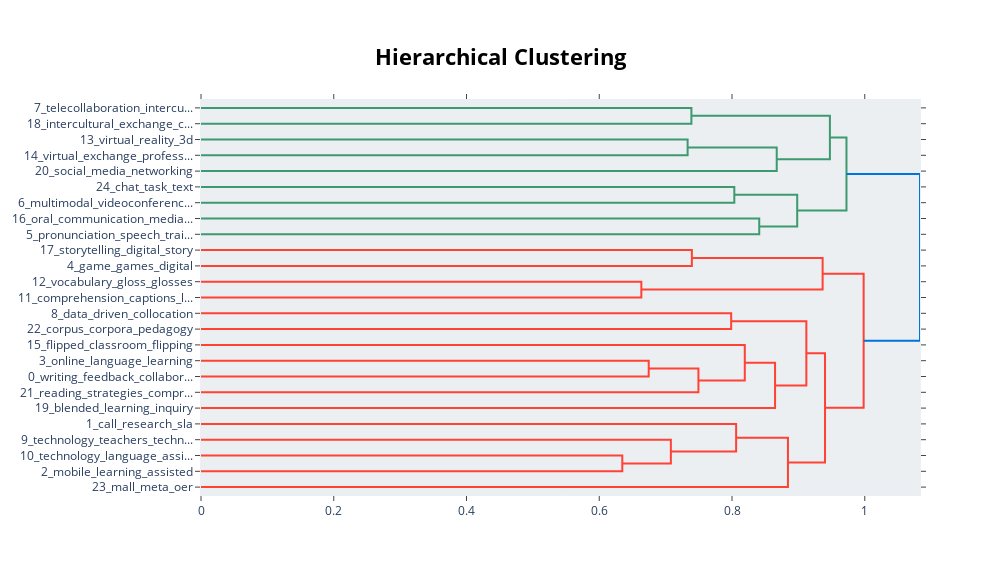

Source (notebook cell):
### Code cell
model.visualize_hierarchy()

### Figure 1 — Plotly figure (JSON) as saved in the notebook; plotly's stock layout.template omitted (floating-point values rounded to 4 significant figures)
{"data": [{"hoverinfo": "text", "marker": {"color": "rgb(61,153,112)"}, "mode": "lines", "type": "scatter", "x": [0, 0.7388, 0.7388, 0], "xaxis": "x", "y": [-5, -5, -15, -15], "yaxis": "y"}, {"hoverinfo": "text", "marker": {"color": "rgb(61,153,112)"}, "mode": "lines", "type": "scatter", "x": [0, 0.7331, 0.7331, 0], "xaxis": "x", "y": [-25, -25, -35, -35], "yaxis": "y"}, {"hoverinfo": "text", "marker": {"color": "rgb(61,153,112)"}, "mode": "lines", "type": "scatter", "x": [0.7331, 0.8674, 0.8674, 0], "xaxis": "x", "y": [-30, -30, -45, -45], "yaxis": "y"}, {"hoverinfo": "text", "marker": {"color": "rgb(61,153,112)"}, "mode": "lines", "type": "scatter", "x": [0.7388, 0.9475, 0.9475, 0.8674], "xaxis": "x", "y": [-10, -10, -37.5, -37.5], "yaxis": "y"}, {"hoverinfo": "text", "marker": {"color": "rgb(61,153,112)"}, "mode": "lines", "type": "scatter", "x": [0, 0.8035, 0.8035, 0], "xaxis": "x", "y": [-55, -55, -65, -65], "yaxis": "y"}, {"hoverinfo": "text", "marker": {"color": "rgb(61,153,112)"}, "mode": "lines", "type": "scatter", "x": [0, 0.841, 0.841, 0], "xaxis": "x", "y": [-75, -75, -85, -85], "yaxis": "y"}, {"hoverinfo": "text", "marker": {"color": "rgb(61,153,112)"}, "mode": "lines", "type": "scatter", "x": [0.8035, 0.8982, 0.8982, 0.841], "xaxis": "x", "y": [-60, -60, -80, -80], "yaxis": "y"}, {"hoverinfo": "text", "marker": {"color": "rgb(61,153,112)"}, "mode": "lines", "type": "scatter", "x": [0.9475, 0.9724, 0.9724, 0.8982], "xaxis": "x", "y": [-23.75, -23.75, -70, -70], "yaxis": "y"}, {"hoverinfo": "text", "marker": {"color": "rgb(255,65,54)"}, "mode": "lines", "type": "scatter", "x": [0, 0.7395, 0.7395, 0], "xaxis": "x", "y": [-95, -95, -105, -105], "yaxis": "y"}, {"hoverinfo": "text", "marker": {"color": "rgb(255,65,54)"}, "mode": "lines", "type": "scatter", "x": [0, 0.6634, 0.6634, 0], "xaxis": "x", "y": [-115, -115, -125, -125], "yaxis": "y"}, {"hoverinfo": "text", "marker": {"color": "rgb(255,65,54)"}, "mode": "lines", "type": "scatter", "x": [0.7395, 0.9365, 0.9365, 0.6634], "xaxis": "x", "y": [-100, -100, -120, -120], "yaxis": "y"}, {"hoverinfo": "text", "marker": {"color": "rgb(255,65,54)"}, "mode": "lines", "type": "scatter", "x": [0, 0.7987, 0.7987, 0], "xaxis": "x", "y": [-135, -135, -145, -145], "yaxis": "y"}, {"hoverinfo": "text", "marker": {"color": "rgb(255,65,54)"}, "mode": "lines", "type": "scatter", "x": [0, 0.6745, 0.6745, 0], "xaxis": "x", "y": [-165, -165, -175, -175], "yaxis": "y"}, {"hoverinfo": "text", "marker": {"color": "rgb(255,65,54)"}, "mode": "lines", "type": "scatter", "x": [0.6745, 0.7494, 0.7494, 0], "xaxis": "x", "y": [-170, -170, -185, -185], "yaxis": "y"}, {"hoverinfo": "text", "marker": {"color": "rgb(255,65,54)"}, "mode": "lines", "type": "scatter", "x": [0, 0.8192, 0.8192, 0.7494], "xaxis": "x", "y": [-155, -155, -177.5, -177.5], "yaxis": "y"}, {"hoverinfo": "text", "marker": {"color": "rgb(255,65,54)"}, "mode": "lines", "type": "scatter", "x": [0.8192, 0.8649, 0.8649, 0], "xaxis": "x", "y": [-166.2, -166.2, -195, -195], "yaxis": "y"}, {"hoverinfo": "text", "marker": {"color": "rgb(255,65,54)"}, "mode": "lines", "type": "scatter", "x": [0.7987, 0.912, 0.912, 0.8649], "xaxis": "x", "y": [-140, -140, -180.6, -180.6], "yaxis": "y"}, {"hoverinfo": "text", "marker": {"color": "rgb(255,65,54)"}, "mode": "lines", "type": "scatter", "x": [0, 0.6347, 0.6347, 0], "xaxis": "x", "y": [-225, -225, -235, -235], "yaxis": "y"}, {"hoverinfo": "text", "marker": {"color": "rgb(255,65,54)"}, "mode": "lines", "type": "scatter", "x": [0, 0.7079, 0.7079, 0.6347], "xaxis": "x", "y": [-215, -215, -230, -230], "yaxis": "y"}, {"hoverinfo": "text", "marker": {"color": "rgb(255,65,54)"}, "mode": "lines", "type": "scatter", "x": [0, 0.8062, 0.8062, 0.7079], "xaxis": "x", "y": [-205, -205, -222.5, -222.5], "yaxis": "y"}, {"hoverinfo": "text", "marker": {"color": "rgb(255,65,54)"}, "mode": "lines", "type": "scatter", "x": [0.8062, 0.8843, 0.8843, 0], "xaxis": "x", "y": [-213.8, -213.8, -245, -245], "yaxis": "y"}, {"hoverinfo": "text", "marker": {"color": "rgb(255,65,54)"}, "mode": "lines", "type": "scatter", "x": [0.912, 0.9401, 0.9401, 0.8843], "xaxis": "x", "y": [-160.3, -160.3, -229.4, -229.4], "yaxis": "y"}, {"hoverinfo": "text", "marker": {"color": "rgb(255,65,54)"}, "mode": "lines", "type": "scatter", "x": [0.9365, 0.9983, 0.9983, 0.9401], "xaxis": "x", "y": [-110, -110, -194.8, -194.8], "yaxis": "y"}, {"hoverinfo": "text", "marker": {"color": "rgb(0,116,217)"}, "mode": "lines", "type": "scatter", "x": [0.9724, 1.083, 1.083, 0.9983], "xaxis": "x", "y": [-46.88, -46.88, -152.4, -152.4], "yaxis": "y"}], "layout": {"autosize": false, "height": 575, "hoverlabel": {"bgcolor": "white", "font": {"family": "Rockwell", "size": 16}}, "hovermode": "closest", "plot_bgcolor": "#ECEFF1", "showlegend": false, "title": {"font": {"color": "Black", "size": 22}, "text": "<b>Hierarchical Clustering</b>", "x": 0.5, "xanchor": "center", "yanchor": "top"}, "width": 1000, "xaxis": {"mirror": "allticks", "rangemode": "tozero", "showgrid": false, "showline": true, "showticklabels": true, "ticks": "outside", "type": "linear", "zeroline": false}, "yaxis": {"mirror": "allticks", "range": [-250, 0], "rangemode": "tozero", "showgrid": false, "showline": true, "showticklabels": true, "tickmode": "array", "ticks": "outside", "ticktext": ["7_telecollaboration_intercu...", "18_intercultural_exchange_c...", "13_virtual_reality_3d", "14_virtual_exchange_profess...", "20_social_media_networking", "24_chat_task_text", "6_multimodal_videoconferenc...", "16_oral_communication_media...", "5_pronunciation_speech_trai...", "17_storytelling_digital_story", "4_game_games_digital", "12_vocabulary_gloss_glosses", "11_comprehension_captions_l...", "8_data_driven_collocation", "22_corpus_corpora_pedagogy", "15_flipped_classroom_flipping", "3_online_language_learning", "0_writing_feedback_collabor...", "21_reading_strategies_compr...", "19_blended_learning_inquiry", "1_call_research_sla", "9_technology_teachers_techn...", "10_technology_language_assi...", "2_mobile_learning_assisted", "23_mall_meta_oer"], "tickvals": [-5, -15, -25, -35, -45, -55, -65, -75, -85, -95, -105, -115, -125, -135, -145, -155, -165, -175, -185, -195, -205, -215, -225, -235, -245], "type": "linear", "zeroline": false}}}
